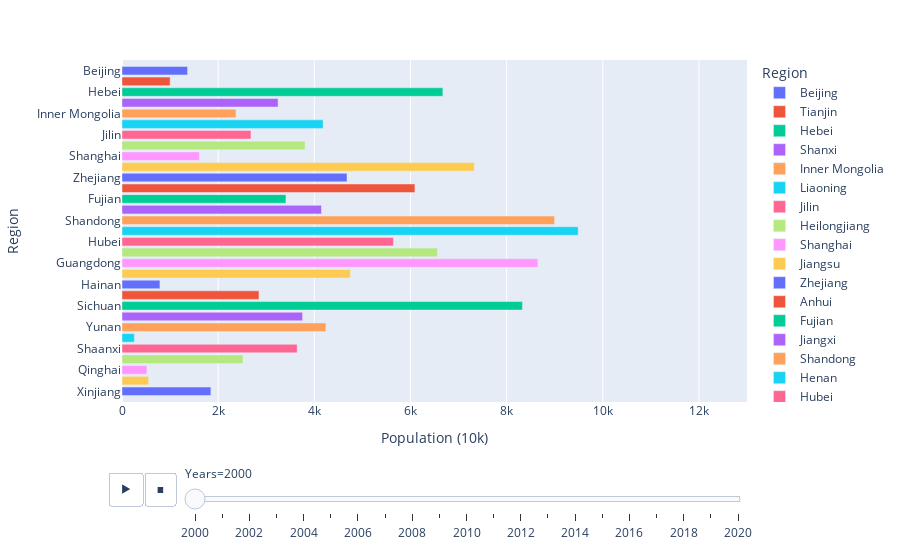

Source (notebook cell):
### Markdown cell above
As well as economic development, housing prices constrain fertility, and high housing prices suppress fertility growth.

### Code cell
rr = pd.read_csv("https://raw.githubusercontent.com/yinthan/ECON323-China-Polulation/main/ldata.csv")
print(rr)
fig = px.bar(rr, y="Region", x="Population", color="Region", orientation='h', height=700,
  animation_frame="Years", animation_group="Region", range_y=[-1,31], range_x=[0,13000], 
             labels=dict(Population="Population (10 thousand)"))

fig.show()

### Figure 1 — Plotly figure (JSON) as saved in the notebook; plotly's stock layout.template omitted (floating-point values rounded to 4 significant figures)
{"data": [{"alignmentgroup": "True", "hovertemplate": "Region=%{y}<br>Years=2000<br>Population (10k)=%{x}<extra></extra>", "ids": ["Beijing"], "legendgroup": "Beijing", "marker": {"color": "#636efa", "pattern": {"shape": ""}}, "name": "Beijing", "offsetgroup": "Beijing", "orientation": "h", "showlegend": true, "textposition": "auto", "type": "bar", "x": [1364], "xaxis": "x", "y": ["Beijing"], "yaxis": "y"}, {"alignmentgroup": "True", "hovertemplate": "Region=%{y}<br>Years=2000<br>Population (10k)=%{x}<extra></extra>", "ids": ["Tianjin"], "legendgroup": "Tianjin", "marker": {"color": "#EF553B", "pattern": {"shape": ""}}, "name": "Tianjin", "offsetgroup": "Tianjin", "orientation": "h", "showlegend": true, "textposition": "auto", "type": "bar", "x": [1001], "xaxis": "x", "y": ["Tianjin"], "yaxis": "y"}, {"alignmentgroup": "True", "hovertemplate": "Region=%{y}<br>Years=2000<br>Population (10k)=%{x}<extra></extra>", "ids": ["Hebei"], "legendgroup": "Hebei", "marker": {"color": "#00cc96", "pattern": {"shape": ""}}, "name": "Hebei", "offsetgroup": "Hebei", "orientation": "h", "showlegend": true, "textposition": "auto", "type": "bar", "x": [6674], "xaxis": "x", "y": ["Hebei"], "yaxis": "y"}, {"alignmentgroup": "True", "hovertemplate": "Region=%{y}<br>Years=2000<br>Population (10k)=%{x}<extra></extra>", "ids": ["Shanxi"], "legendgroup": "Shanxi", "marker": {"color": "#ab63fa", "pattern": {"shape": ""}}, "name": "Shanxi", "offsetgroup": "Shanxi", "orientation": "h", "showlegend": true, "textposition": "auto", "type": "bar", "x": [3247], "xaxis": "x", "y": ["Shanxi"], "yaxis": "y"}, {"alignmentgroup": "True", "hovertemplate": "Region=%{y}<br>Years=2000<br>Population (10k)=%{x}<extra></extra>", "ids": ["Inner Mongolia"], "legendgroup": "Inner Mongolia", "marker": {"color": "#FFA15A", "pattern": {"shape": ""}}, "name": "Inner Mongolia", "offsetgroup": "Inner Mongolia", "orientation": "h", "showlegend": true, "textposition": "auto", "type": "bar", "x": [2372], "xaxis": "x", "y": ["Inner Mongolia"], "yaxis": "y"}, {"alignmentgroup": "True", "hovertemplate": "Region=%{y}<br>Years=2000<br>Population (10k)=%{x}<extra></extra>", "ids": ["Liaoning"], "legendgroup": "Liaoning", "marker": {"color": "#19d3f3", "pattern": {"shape": ""}}, "name": "Liaoning", "offsetgroup": "Liaoning", "orientation": "h", "showlegend": true, "textposition": "auto", "type": "bar", "x": [4184], "xaxis": "x", "y": ["Liaoning"], "yaxis": "y"}, {"alignmentgroup": "True", "hovertemplate": "Region=%{y}<br>Years=2000<br>Population (10k)=%{x}<extra></extra>", "ids": ["Jilin"], "legendgroup": "Jilin", "marker": {"color": "#FF6692", "pattern": {"shape": ""}}, "name": "Jilin", "offsetgroup": "Jilin", "orientation": "h", "showlegend": true, "textposition": "auto", "type": "bar", "x": [2682], "xaxis": "x", "y": ["Jilin"], "yaxis": "y"}, {"alignmentgroup": "True", "hovertemplate": "Region=%{y}<br>Years=2000<br>Population (10k)=%{x}<extra></extra>", "ids": ["Heilongjiang"], "legendgroup": "Heilongjiang", "marker": {"color": "#B6E880", "pattern": {"shape": ""}}, "name": "Heilongjiang", "offsetgroup": "Heilongjiang", "orientation": "h", "showlegend": true, "textposition": "auto", "type": "bar", "x": [3807], "xaxis": "x", "y": ["Heilongjiang"], "yaxis": "y"}, {"alignmentgroup": "True", "hovertemplate": "Region=%{y}<br>Years=2000<br>Population (10k)=%{x}<extra></extra>", "ids": ["Shanghai"], "legendgroup": "Shanghai", "marker": {"color": "#FF97FF", "pattern": {"shape": ""}}, "name": "Shanghai", "offsetgroup": "Shanghai", "orientation": "h", "showlegend": true, "textposition": "auto", "type": "bar", "x": [1609], "xaxis": "x", "y": ["Shanghai"], "yaxis": "y"}, {"alignmentgroup": "True", "hovertemplate": "Region=%{y}<br>Years=2000<br>Population (10k)=%{x}<extra></extra>", "ids": ["Jiangsu"], "legendgroup": "Jiangsu", "marker": {"color": "#FECB52", "pattern": {"shape": ""}}, "name": "Jiangsu", "offsetgroup": "Jiangsu", "orientation": "h", "showlegend": true, "textposition": "auto", "type": "bar", "x": [7327], "xaxis": "x", "y": ["Jiangsu"], "yaxis": "y"}, {"alignmentgroup": "True", "hovertemplate": "Region=%{y}<br>Years=2000<br>Population (10k)=%{x}<extra></extra>", "ids": ["Zhejiang"], "legendgroup": "Zhejiang", "marker": {"color": "#636efa", "pattern": {"shape": ""}}, "name": "Zhejiang", "offsetgroup": "Zhejiang", "orientation": "h", "showlegend": true, "textposition": "auto", "type": "bar", "x": [4680], "xaxis": "x", "y": ["Zhejiang"], "yaxis": "y"}, {"alignmentgroup": "True", "hovertemplate": "Region=%{y}<br>Years=2000<br>Population (10k)=%{x}<extra></extra>", "ids": ["Anhui"], "legendgroup": "Anhui", "marker": {"color": "#EF553B", "pattern": {"shape": ""}}, "name": "Anhui", "offsetgroup": "Anhui", "orientation": "h", "showlegend": true, "textposition": "auto", "type": "bar", "x": [6093], "xaxis": "x", "y": ["Anhui"], "yaxis": "y"}, {"alignmentgroup": "True", "hovertemplate": "Region=%{y}<br>Years=2000<br>Population (10k)=%{x}<extra></extra>", "ids": ["Fujian"], "legendgroup": "Fujian", "marker": {"color": "#00cc96", "pattern": {"shape": ""}}, "name": "Fujian", "offsetgroup": "Fujian", "orientation": "h", "showlegend": true, "textposition": "auto", "type": "bar", "x": [3410], "xaxis": "x", "y": ["Fujian"], "yaxis": "y"}, {"alignmentgroup": "True", "hovertemplate": "Region=%{y}<br>Years=2000<br>Population (10k)=%{x}<extra></extra>", "ids": ["Jiangxi"], "legendgroup": "Jiangxi", "marker": {"color": "#ab63fa", "pattern": {"shape": ""}}, "name": "Jiangxi", "offsetgroup": "Jiangxi", "orientation": "h", "showlegend": true, "textposition": "auto", "type": "bar", "x": [4149], "xaxis": "x", "y": ["Jiangxi"], "yaxis": "y"}, {"alignmentgroup": "True", "hovertemplate": "Region=%{y}<br>Years=2000<br>Population (10k)=%{x}<extra></extra>", "ids": ["Shandong"], "legendgroup": "Shandong", "marker": {"color": "#FFA15A", "pattern": {"shape": ""}}, "name": "Shandong", "offsetgroup": "Shandong", "orientation": "h", "showlegend": true, "textposition": "auto", "type": "bar", "x": [8998], "xaxis": "x", "y": ["Shandong"], "yaxis": "y"}, {"alignmentgroup": "True", "hovertemplate": "Region=%{y}<br>Years=2000<br>Population (10k)=%{x}<extra></extra>", "ids": ["Henan"], "legendgroup": "Henan", "marker": {"color": "#19d3f3", "pattern": {"shape": ""}}, "name": "Henan", "offsetgroup": "Henan", "orientation": "h", "showlegend": true, "textposition": "auto", "type": "bar", "x": [9488], "xaxis": "x", "y": ["Henan"], "yaxis": "y"}, {"alignmentgroup": "True", "hovertemplate": "Region=%{y}<br>Years=2000<br>Population (10k)=%{x}<extra></extra>", "ids": ["Hubei"], "legendgroup": "Hubei", "marker": {"color": "#FF6692", "pattern": {"shape": ""}}, "name": "Hubei", "offsetgroup": "Hubei", "orientation": "h", "showlegend": true, "textposition": "auto", "type": "bar", "x": [5646], "xaxis": "x", "y": ["Hubei"], "yaxis": "y"}, {"alignmentgroup": "True", "hovertemplate": "Region=%{y}<br>Years=2000<br>Population (10k)=%{x}<extra></extra>", "ids": ["Hunan"], "legendgroup": "Hunan", "marker": {"color": "#B6E880", "pattern": {"shape": ""}}, "name": "Hunan", "offsetgroup": "Hunan", "orientation": "h", "showlegend": true, "textposition": "auto", "type": "bar", "x": [6562], "xaxis": "x", "y": ["Hunan"], "yaxis": "y"}, {"alignmentgroup": "True", "hovertemplate": "Region=%{y}<br>Years=2000<br>Population (10k)=%{x}<extra></extra>", "ids": ["Guangdong"], "legendgroup": "Guangdong", "marker": {"color": "#FF97FF", "pattern": {"shape": ""}}, "name": "Guangdong", "offsetgroup": "Guangdong", "orientation": "h", "showlegend": true, "textposition": "auto", "type": "bar", "x": [8650], "xaxis": "x", "y": ["Guangdong"], "yaxis": "y"}, {"alignmentgroup": "True", "hovertemplate": "Region=%{y}<br>Years=2000<br>Population (10k)=%{x}<extra></extra>", "ids": ["Guangxi"], "legendgroup": "Guangxi", "marker": {"color": "#FECB52", "pattern": {"shape": ""}}, "name": "Guangxi", "offsetgroup": "Guangxi", "orientation": "h", "showlegend": true, "textposition": "auto", "type": "bar", "x": [4751], "xaxis": "x", "y": ["Guangxi"], "yaxis": "y"}, {"alignmentgroup": "True", "hovertemplate": "Region=%{y}<br>Years=2000<br>Population (10k)=%{x}<extra></extra>", "ids": ["Hainan"], "legendgroup": "Hainan", "marker": {"color": "#636efa", "pattern": {"shape": ""}}, "name": "Hainan", "offsetgroup": "Hainan", "orientation": "h", "showlegend": true, "textposition": "auto", "type": "bar", "x": [789], "xaxis": "x", "y": ["Hainan"], "yaxis": "y"}, {"alignmentgroup": "True", "hovertemplate": "Region=%{y}<br>Years=2000<br>Population (10k)=%{x}<extra></extra>", "ids": ["Chongqing"], "legendgroup": "Chongqing", "marker": {"color": "#EF553B", "pattern": {"shape": ""}}, "name": "Chongqing", "offsetgroup": "Chongqing", "orientation": "h", "showlegend": true, "textposition": "auto", "type": "bar", "x": [2849], "xaxis": "x", "y": ["Chongqing"], "yaxis": "y"}, {"alignmentgroup": "True", "hovertemplate": "Region=%{y}<br>Years=2000<br>Population (10k)=%{x}<extra></extra>", "ids": ["Sichuan"], "legendgroup": "Sichuan", "marker": {"color": "#00cc96", "pattern": {"shape": ""}}, "name": "Sichuan", "offsetgroup": "Sichuan", "orientation": "h", "showlegend": true, "textposition": "auto", "type": "bar", "x": [8329], "xaxis": "x", "y": ["Sichuan"], "yaxis": "y"}, {"alignmentgroup": "True", "hovertemplate": "Region=%{y}<br>Years=2000<br>Population (10k)=%{x}<extra></extra>", "ids": ["Guizhou"], "legendgroup": "Guizhou", "marker": {"color": "#ab63fa", "pattern": {"shape": ""}}, "name": "Guizhou", "offsetgroup": "Guizhou", "orientation": "h", "showlegend": true, "textposition": "auto", "type": "bar", "x": [3756], "xaxis": "x", "y": ["Guizhou"], "yaxis": "y"}, {"alignmentgroup": "True", "hovertemplate": "Region=%{y}<br>Years=2000<br>Population (10k)=%{x}<extra></extra>", "ids": ["Yunan"], "legendgroup": "Yunan", "marker": {"color": "#FFA15A", "pattern": {"shape": ""}}, "name": "Yunan", "offsetgroup": "Yunan", "orientation": "h", "showlegend": true, "textposition": "auto", "type": "bar", "x": [4241], "xaxis": "x", "y": ["Yunan"], "yaxis": "y"}, {"alignmentgroup": "True", "hovertemplate": "Region=%{y}<br>Years=2000<br>Population (10k)=%{x}<extra></extra>", "ids": ["Tibet"], "legendgroup": "Tibet", "marker": {"color": "#19d3f3", "pattern": {"shape": ""}}, "name": "Tibet", "offsetgroup": "Tibet", "orientation": "h", "showlegend": true, "textposition": "auto", "type": "bar", "x": [258], "xaxis": "x", "y": ["Tibet"], "yaxis": "y"}, {"alignmentgroup": "True", "hovertemplate": "Region=%{y}<br>Years=2000<br>Population (10k)=%{x}<extra></extra>", "ids": ["Shaanxi"], "legendgroup": "Shaanxi", "marker": {"color": "#FF6692", "pattern": {"shape": ""}}, "name": "Shaanxi", "offsetgroup": "Shaanxi", "orientation": "h", "showlegend": true, "textposition": "auto", "type": "bar", "x": [3644], "xaxis": "x", "y": ["Shaanxi"], "yaxis": "y"}, {"alignmentgroup": "True", "hovertemplate": "Region=%{y}<br>Years=2000<br>Population (10k)=%{x}<extra></extra>", "ids": ["Gansu"], "legendgroup": "Gansu", "marker": {"color": "#B6E880", "pattern": {"shape": ""}}, "name": "Gansu", "offsetgroup": "Gansu", "orientation": "h", "showlegend": true, "textposition": "auto", "type": "bar", "x": [2515], "xaxis": "x", "y": ["Gansu"], "yaxis": "y"}, {"alignmentgroup": "True", "hovertemplate": "Region=%{y}<br>Years=2000<br>Population (10k)=%{x}<extra></extra>", "ids": ["Qinghai"], "legendgroup": "Qinghai", "marker": {"color": "#FF97FF", "pattern": {"shape": ""}}, "name": "Qinghai", "offsetgroup": "Qinghai", "orientation": "h", "showlegend": true, "textposition": "auto", "type": "bar", "x": [517], "xaxis": "x", "y": ["Qinghai"], "yaxis": "y"}, {"alignmentgroup": "True", "hovertemplate": "Region=%{y}<br>Years=2000<br>Population (10k)=%{x}<extra></extra>", "ids": ["Ningxia"], "legendgroup": "Ningxia", "marker": {"color": "#FECB52", "pattern": {"shape": ""}}, "name": "Ningxia", "offsetgroup": "Ningxia", "orientation": "h", "showlegend": true, "textposition": "auto", "type": "bar", "x": [554], "xaxis": "x", "y": ["Ningxia"], "yaxis": "y"}, {"alignmentgroup": "True", "hovertemplate": "Region=%{y}<br>Years=2000<br>Population (10k)=%{x}<extra></extra>", "ids": ["Xinjiang"], "legendgroup": "Xinjiang", "marker": {"color": "#636efa", "pattern": {"shape": ""}}, "name": "Xinjiang", "offsetgroup": "Xinjiang", "orientation": "h", "showlegend": true, "textposition": "auto", "type": "bar", "x": [1849], "xaxis": "x", "y": ["Xinjiang"], "yaxis": "y"}], "layout": {"autosize": true, "barmode": "relative", "legend": {"title": {"text": "Region"}, "tracegroupgap": 0}, "margin": {"t": 60}, "sliders": [{"active": 0, "currentvalue": {"prefix": "Years="}, "len": 0.9, "pad": {"b": 10, "t": 60}, "steps": [{"args": [["2000"], {"frame": {"duration": 0, "redraw": true}, "fromcurrent": true, "mode": "immediate", "transition": {"duration": 0, "easing": "linear"}}], "label": "2000", "method": "animate"}, {"args": [["2001"], {"frame": {"duration": 0, "redraw": true}, "fromcurrent": true, "mode": "immediate", "transition": {"duration": 0, "easing": "linear"}}], "label": "2001", "method": "animate"}, {"args": [["2002"], {"frame": {"duration": 0, "redraw": true}, "fromcurrent": true, "mode": "immediate", "transition": {"duration": 0, "easing": "linear"}}], "label": "2002", "method": "animate"}, {"args": [["2003"], {"frame": {"duration": 0, "redraw": true}, "fromcurrent": true, "mode": "immediate", "transition": {"duration": 0, "easing": "linear"}}], "label": "2003", "method": "animate"}, {"args": [["2004"], {"frame": {"duration": 0, "redraw": true}, "fromcurrent": true, "mode": "immediate", "transition": {"duration": 0, "easing": "linear"}}], "label": "2004", "method": "animate"}, {"args": [["2005"], {"frame": {"duration": 0, "redraw": true}, "fromcurrent": true, "mode": "immediate", "transition": {"duration": 0, "easing": "linear"}}], "label": "2005", "method": "animate"}, {"args": [["2006"], {"frame": {"duration": 0, "redraw": true}, "fromcurrent": true, "mode": "immediate", "transition": {"duration": 0, "easing": "linear"}}], "label": "2006", "method": "animate"}, {"args": [["2007"], {"frame": {"duration": 0, "redraw": true}, "fromcurrent": true, "mode": "immediate", "transition": {"duration": 0, "easing": "linear"}}], "label": "2007", "method": "animate"}, {"args": [["2008"], {"frame": {"duration": 0, "redraw": true}, "fromcurrent": true, "mode": "immediate", "transition": {"duration": 0, "easing": "linear"}}], "label": "2008", "method": "animate"}, {"args": [["2009"], {"frame": {"duration": 0, "redraw": true}, "fromcurrent": true, "mode": "immediate", "transition": {"duration": 0, "easing": "linear"}}], "label": "2009", "method": "animate"}, {"args": [["2010"], {"frame": {"duration": 0, "redraw": true}, "fromcurrent": true, "mode": "immediate", "transition": {"duration": 0, "easing": "linear"}}], "label": "2010", "method": "animate"}, {"args": [["2011"], {"frame": {"duration": 0, "redraw": true}, "fromcurrent": true, "mode": "immediate", "transition": {"duration": 0, "easing": "linear"}}], "label": "2011", "method": "animate"}, {"args": [["2012"], {"frame": {"duration": 0, "redraw": true}, "fromcurrent": true, "mode": "immediate", "transition": {"duration": 0, "easing": "linear"}}], "label": "2012", "method": "animate"}, {"args": [["2013"], {"frame": {"duration": 0, "redraw": true}, "fromcurrent": true, "mode": "immediate", "transition": {"duration": 0, "easing": "linear"}}], "label": "2013", "method": "animate"}, {"args": [["2014"], {"frame": {"duration": 0, "redraw": true}, "fromcurrent": true, "mode": "immediate", "transition": {"duration": 0, "easing": "linear"}}], "label": "2014", "method": "animate"}, {"args": [["2015"], {"frame": {"duration": 0, "redraw": true}, "fromcurrent": true, "mode": "immediate", "transition": {"duration": 0, "easing": "linear"}}], "label": "2015", "method": "animate"}, {"args": [["2016"], {"frame": {"duration": 0, "redraw": true}, "fromcurrent": true, "mode": "immediate", "transition": {"duration": 0, "easing": "linear"}}], "label": "2016", "method": "animate"}, {"args": [["2017"], {"frame": {"duration": 0, "redraw": true}, "fromcurrent": true, "mode": "immediate", "transition": {"duration": 0, "easing": "linear"}}], "label": "2017", "method": "animate"}, {"args": [["2018"], {"frame": {"duration": 0, "redraw": true}, "fromcurrent": true, "mode": "immediate", "transition": {"duration": 0, "easing": "linear"}}], "label": "2018", "method": "animate"}, {"args": [["2019"], {"frame": {"duration": 0, "redraw": true}, "fromcurrent": true, "mode": "immediate", "transition": {"duration": 0, "easing": "linear"}}], "label": "2019", "method": "animate"}, {"args": [["2020"], {"frame": {"duration": 0, "redraw": true}, "fromcurrent": true, "mode": "immediate", "transition": {"duration": 0, "easing": "linear"}}], "label": "2020", "method": "animate"}], "x": 0.1, "xanchor": "left", "y": 0, "yanchor": "top"}], "updatemenus": [{"buttons": [{"args": [null, {"frame": {"duration": 500, "redraw": true}, "fromcurrent": true, "mode": "immediate", "transition": {"duration": 500, "easing": "linear"}}], "label": "&#9654;", "method": "animate"}, {"args": [[null], {"frame": {"duration": 0, "redraw": true}, "fromcurrent": true, "mode": "immediate", "transition": {"duration": 0, "easing": "linear"}}], "label": "&#9724;", "method": "animate"}], "direction": "left", "pad": {"r": 10, "t": 70}, "showactive": false, "type": "buttons", "x": 0.1, "xanchor": "right", "y": 0, "yanchor": "top"}], "xaxis": {"anchor": "y", "domain": [0, 1], "range": [0, 13000], "title": {"text": "Population (10k)"}, "type": "linear"}, "yaxis": {"anchor": "x", "categoryarray": ["Xinjiang", "Ningxia", "Qinghai", "Gansu", "Shaanxi", "Tibet", "Yunan", "Guizhou", "Sichuan", "Chongqing", "Hainan", "Guangxi", "Guangdong", "Hunan", "Hubei", "Henan", "Shandong", "Jiangxi", "Fujian", "Anhui", "Zhejiang", "Jiangsu", "Shanghai", "Heilongjiang", "Jilin", "Liaoning", "Inner Mongolia", "Shanxi", "Hebei", "Tianjin", "Beijing"], "categoryorder": "array", "domain": [0, 1], "range": [-1, 31], "title": {"text": "Region"}, "type": "category"}}}
